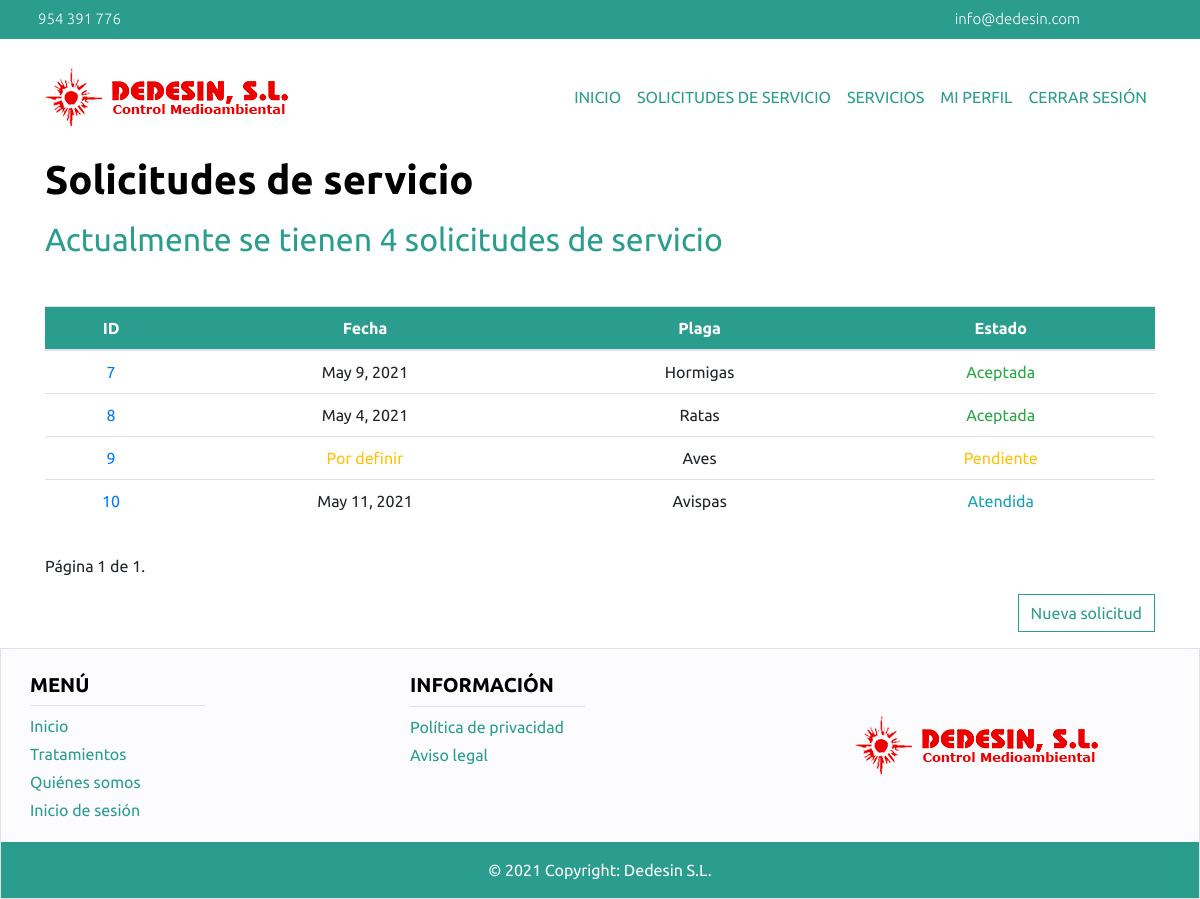
The page /empresa/solicitudServicio/ (signed in) on the database its author committed.
### main/models.py (models this page shows, shortened)
class SolicitudServicio(models.Model):
    estado = models.CharField(choices=ESTADO_SOLICITUD, default='pendiente', max_length=9)
    fecha = models.DateField(default=None, null=True)
    observaciones = models.TextField()
    tratamiento = models.ForeignKey(Tratamiento, on_delete=models.CASCADE, default=None, null=True)
    plaga = models.ForeignKey(Plaga, on_delete=models.CASCADE)
    usuario = models.ForeignKey(User, on_delete=models.CASCADE)

class Plaga(models.Model):
    nombre = models.CharField(max_length=60)
    def __str__(self):
        return self.nombre

### main/empresa/views.py (the view)
# urls.py: path('solicitudServicio/', views.list_solicitud_servicio_empresa),
@login_required
def list_solicitud_servicio_empresa(request):
    if esEmpresa(request):
        usuario = User.objects.filter(username=request.user.username)[0]
        solicitudes = SolicitudServicio.objects.filter(usuario=usuario)
        if solicitudes:
            paginator = Paginator(solicitudes, 10)
            page_number = request.GET.get('page')
            page_obj = paginator.get_page(page_number)
            return render(request, 'solicitudServicioEmpresa.html', {'page_obj': page_obj,
                                                                     'num_solicitudes': solicitudes.count()})
        else:
            return render(request, 'solicitudServicioEmpresa.html')
    else:
        return redirect('/errorPermiso/')

### main/empresa/views.py (called while the page is built)
def esEmpresa(request):
    try:
        empresa = Empresa.objects.filter(usuario=request.user)[0]
        return empresa
    except:
        return None

### main/empresa/templates/solicitudServicioEmpresa.html (shortened to what this page needs)
{% extends 'headerEmpresa.html' %}
{% block contenido %}
{% if num_solicitudes %}
<div class="container">
    <strong><h1 class="title"> Solicitudes de servicio </h1></strong>
    <h2 class="subtitle mt-3 mb-5"> Actualmente se tienen {{num_solicitudes}} solicitudes de servicio</h2>
    <table class="table text-center">
        <thead class="bg-dedesin-primary text-white">
        <tr>
            <th scope="col">ID</th>
            <th scope="col">Fecha</th>
            <th scope="col">Plaga</th>
            <th scope="col">Estado</th>
        </tr>
        </thead>
        <tbody>
        {% for solicitud in page_obj %}
        <tr>
            <td>
                <a class="text-decoration-none" href="show/{{solicitud.id}}/">{{solicitud.id}}</a>
            </td>
            {% if solicitud.fecha %}
            <td>{{solicitud.fecha}}</td>
            {% else %}
            <td class="text-warning">Por definir</td>
            {% endif %}
            <td>{{solicitud.plaga}}</td>
            {% if solicitud.estado.title == "Aceptada" %}
            <td class="text-success">{{solicitud.estado.title}}</td>
            {% elif solicitud.estado.title == "Atendida" %}
            <td class="text-info">{{solicitud.estado.title}}</td>
            {% elif solicitud.estado.title == "Rechazada" %}
            <td class="text-danger">{{solicitud.estado.title}}</td>
            {% else %}
            <td class="text-warning">{{solicitud.estado.title}}</td>
            {% endif %}
        </tr>
        {% endfor %}
        </tbody>
    </table>
    <div class="pagination my-3">
        <div class="step-links container">
            <div class="current row my-3">
                Página {{ page_obj.number }} de {{ page_obj.paginator.num_pages }}.
            </div>
            <div class=" row ">
                <div class="ml-auto">
                    <a class="page-link btn-dedesin" href="create/">Nueva solicitud</a>
                </div>
            </div>
        </div>
    </div>
</div>
{% endif %}
{% endblock %}

### static/main/index.css (style rules this page uses)
body { font-family: "Ubuntu", sans-serif; }
.btn-dedesin { border-color: #2a9d8f; color: #2a9d8f; }
.title { color: black; font-weight: 700; font-size: 4 rem; }
.subtitle { color: #2a9d8f; font-weight: 400; font-size: 2.25 rem; }
.bg-dedesin-primary { background-color: #2a9d8f; }

### rows shown on the page
SolicitudServicio: id "7", fecha "May 9, 2021", plaga "Hormigas", estado "Aceptada"
SolicitudServicio: id "8", fecha "May 4, 2021", plaga "Ratas", estado "Aceptada"
SolicitudServicio: id "9", shows "Por definir", plaga "Aves", estado "Pendiente"
SolicitudServicio: id "10", fecha "May 11, 2021", plaga "Avispas", estado "Atendida"

### other values the page prints
{{ num_solicitudes }} "4"
{{ page_obj.number }} "1"
{{ page_obj.paginator.num_pages }} "1"
